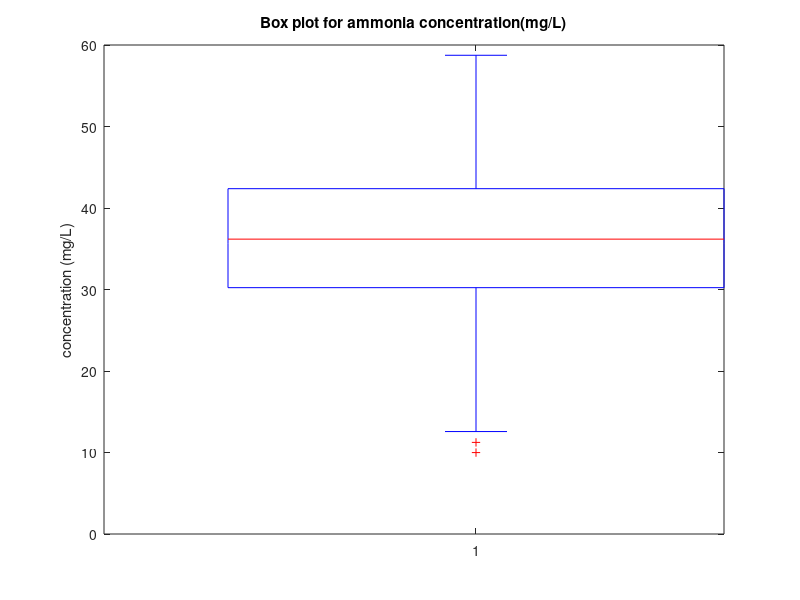

This chart was generated by the following MATLAB code: (Note: this script raises an error after producing the figure.)
clear
close all

load('data_lab3.mat');

ammo_conc= ammonia_concentration;

boxplot(ammo_conc)
title('Box plot for ammonia concentration(mg/L)')
ylabel('concentration (mg/L)')

figure
histogram(ammo_conc,25) % orig none
title('Histogram for ammonia concentration(mg/L)')
xlabel('concentration (mg/L)')
ylabel('Frequency')


mu= mean(ammo_conc)
sigma= std(ammo_conc)
med= median(ammo_conc)
mode= mode(ammo_conc)

prob_greater40 = length(find(ammo_conc > 40)) / length(ammo_conc)

stan_ammo = ammo_conc;

stan_ammo = (stan_ammo - mu)/sigma; % standardzied

x = (40 - mu)/sigma  

%mean(stan_ammo)
%std(stan_ammo) succ standardized

p = normcdf([-10 x])
p_less40= p(2)-p(1)
p_more40= 1- p_less40
